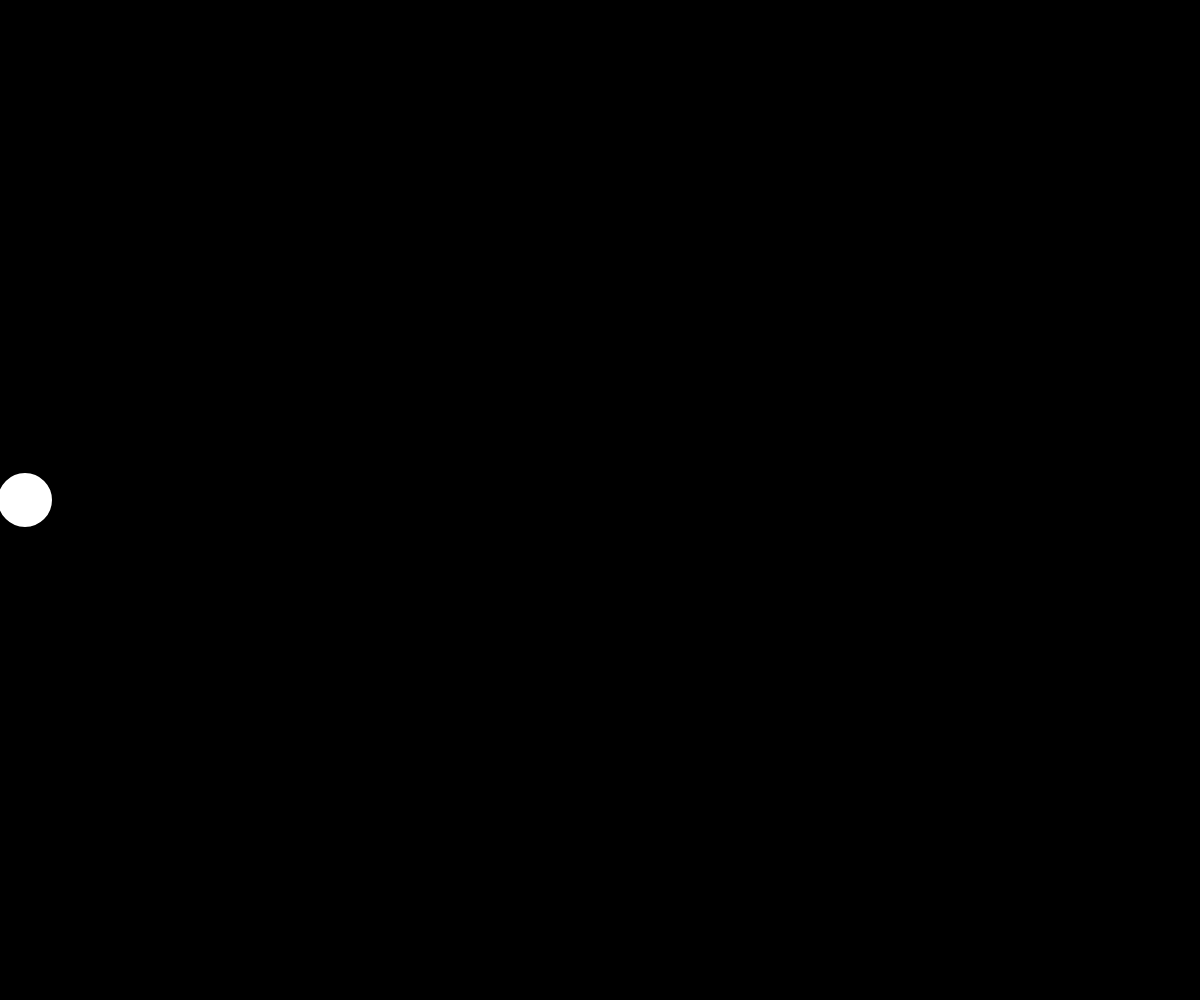
Frame 1 (no input)
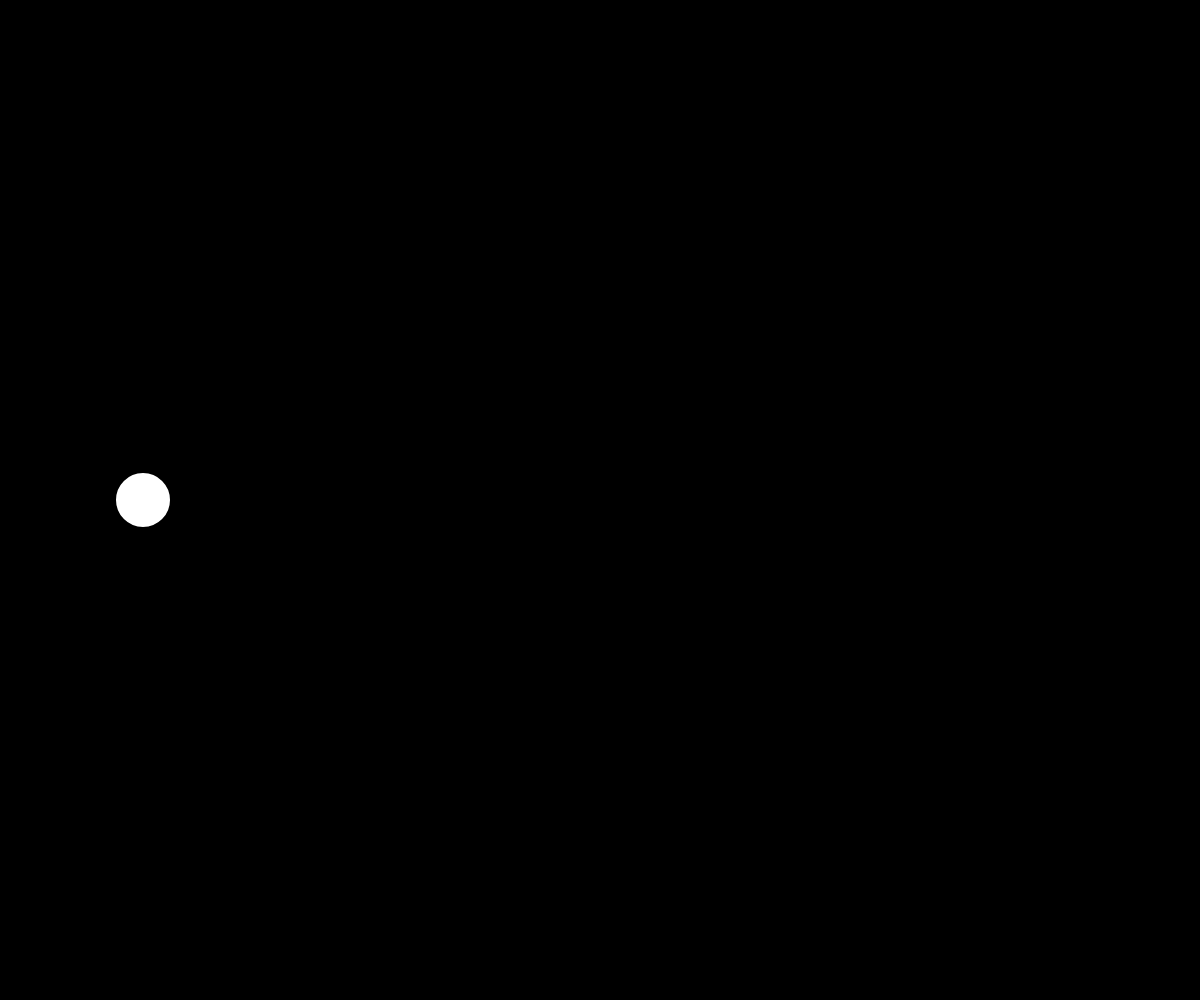
Frame 60 (no input)
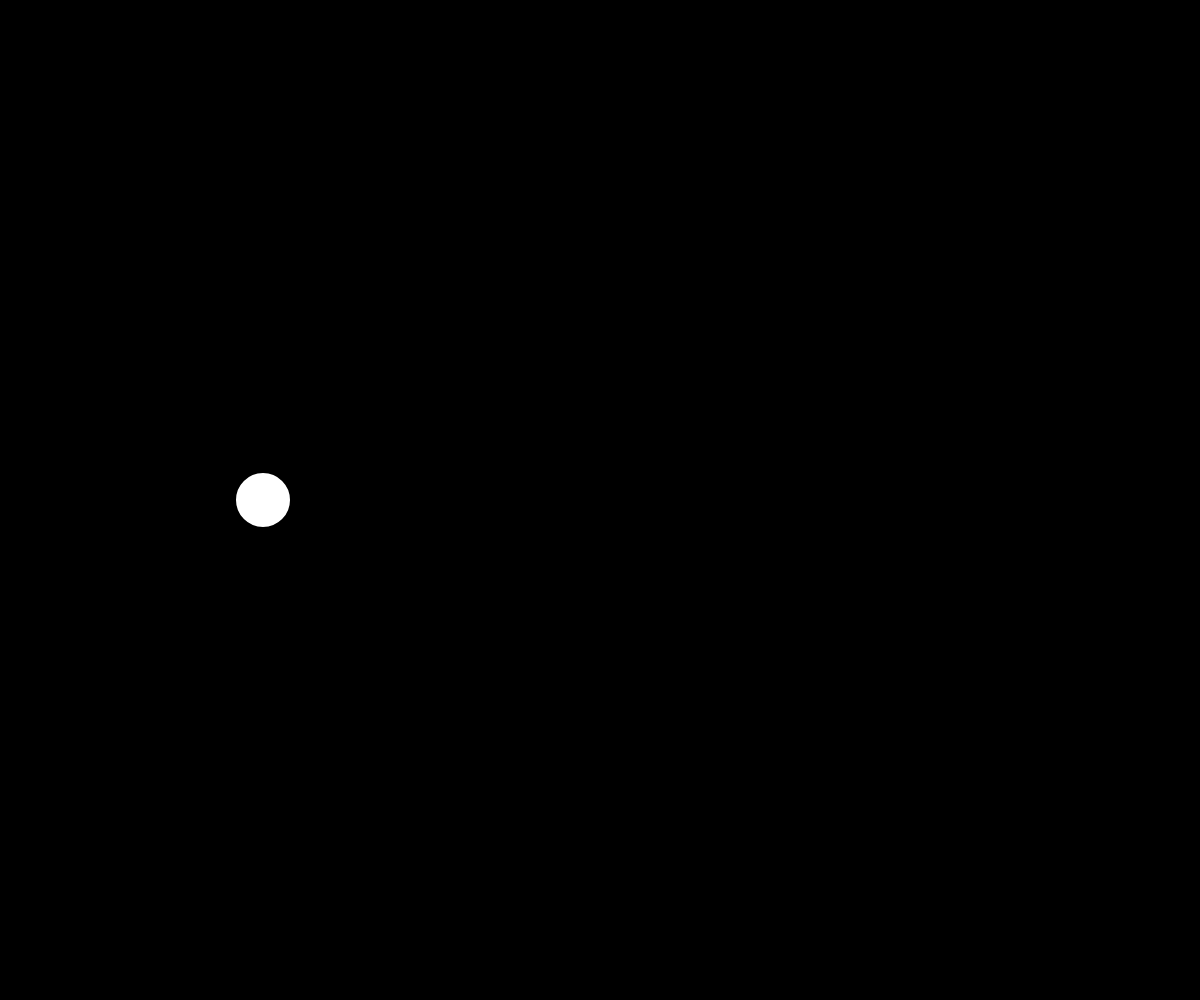
Frame 120 (the mouse pressed at the canvas centre since frame 60)

The p5.js sketch that drew these frames (run headless with seeded random() and noise() and a simulated clock; from frame 60 on, the mouse is pressed at the canvas centre):

// p5.js sketch
// ── sketch.js
let d = 50;
let x = d/2;
let y = 0;
let speed = 2;

function setup() {
  createCanvas(windowWidth, windowHeight);
  background(0);
  strokeWeight(4);
  y = windowHeight / 2;
}

function draw() {
  background(0);
  stroke(255);

  ellipse(x, y, d, d);

  if (x > windowWidth - d/2) {
    speed = -speed;
  }
  else if (x < d/2)  {
    speed = -speed;
  }
  x += speed;

}
